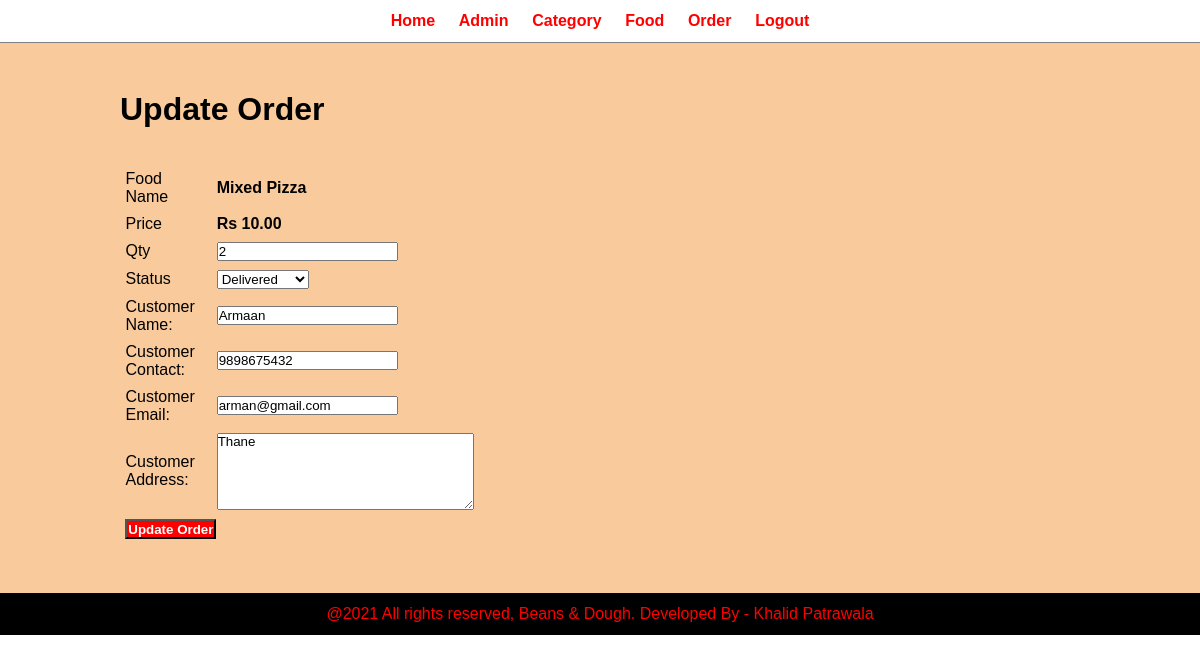
The page /admin/update-order.php?id=3 (signed in) on the database its author committed.
### tables this page shows
CREATE TABLE `tbl_order` (
  `id` int(10) UNSIGNED NOT NULL,
  `food` varchar(150) NOT NULL,
  `price` decimal(10,2) NOT NULL,
  `qty` int(11) NOT NULL,
  `total` decimal(10,2) NOT NULL,
  `order_date` datetime NOT NULL,
  `status` varchar(50) NOT NULL,
  `customer_name` varchar(150) NOT NULL,
  `customer_contact` varchar(20) NOT NULL,
  `customer_email` varchar(150) NOT NULL,
  `customer_address` varchar(255) NOT NULL
);

### admin/update-order.php (the view, shortened to what this page needs)
<?php include('partials/menu.php'); ?>
<div class="main-content">
    <div class="wrapper">
        <h1>Update Order</h1>
        <br><br>
        <?php
            if(isset($_GET['id']))
            {
                $id=$_GET['id'];
                $sql = "SELECT * FROM tbl_order WHERE id=$id";
                $res = mysqli_query($conn, $sql);
                $count = mysqli_num_rows($res);
                if($count==1)
                {
                    $row=mysqli_fetch_assoc($res);
                    $food = $row['food'];
                    $price = $row['price'];
                    $qty = $row['qty'];
                    $status = $row['status'];
                    $customer_name = $row['customer_name'];
                    $customer_contact = $row['customer_contact'];
                    $customer_email = $row['customer_email'];
                    $customer_address= $row['customer_address'];
                }
                else
                {
                    header('location:'.SITEURL.'admin/manage-order.php');
                }
            }
            else
            {
                header('location:'.SITEURL.'admin/manage-order.php');
            }
        ?>
        <form action="" method="POST">
            <table class="tbl-30">
                <tr>
                    <td>Food Name</td>
                    <td><b> <?php echo $food; ?> </b></td>
                </tr>
                <tr>
                    <td>Price</td>
                    <td>
                        <b>Rs <?php echo $price; ?></b>
                    </td>
                </tr>
                <tr>
                    <td>Qty</td>
                    <td>
                        <input type="number" name="qty" value="<?php echo $qty; ?>">
                    </td>
                </tr>
                <tr>
                    <td>Status</td>
                    <td>
                        <select name="status">
                            <option <?php if($status=="Delivered"){echo "selected";} ?> value="Delivered">Delivered</option>
                        </select>
                    </td>
                </tr>
                <tr>
                    <td>Customer Name: </td>
                    <td>
                        <input type="text" name="customer_name" value="<?php echo $customer_name; ?>">
                    </td>
                </tr>
                <tr>
                    <td>Customer Contact: </td>
                    <td>
                        <input type="text" name="customer_contact" value="<?php echo $customer_contact; ?>">
                    </td>
                </tr>
                <tr>
                    <td>Customer Email: </td>
                    <td>
                        <input type="text" name="customer_email" value="<?php echo $customer_email; ?>">
                    </td>
                </tr>
                <tr>
                    <td>Customer Address: </td>
                    <td>
                        <textarea name="customer_address" cols="30" rows="5"><?php echo $customer_address; ?></textarea>
                    </td>
                </tr>
                <tr>
                    <td clospan="2">
                        <input type="submit" name="submit" value="Update Order" class="btn-secondary">
                    </td>
                </tr>
            </table>
        </form>
    </div>
</div>
<?php include('partials/footer.php'); ?>

### css/admin.css (style rules this page uses)
* { margin: 0; padding: 0; font-family: Arial, Helvetica, sans-serif; }
.wrapper { padding: 1%; width: 80%; margin: 0 auto; }
.tbl-30 { width: 30%; }
table tr td { padding: 1%; }
.btn-secondary { background-color: #FF0000; padding: 1%; color: white; text-decoration: none; font-weight: bold; }
.main-content { background-color: #F9CB9C; padding: 3% 0; }

### rows shown on the page
tbl_order: food "Mixed Pizza", price "10.00", qty "2", status "Delivered", customer_name "Armaan", customer_contact "9898675432", customer_email "arman@gmail.com", customer_address "Thane"
